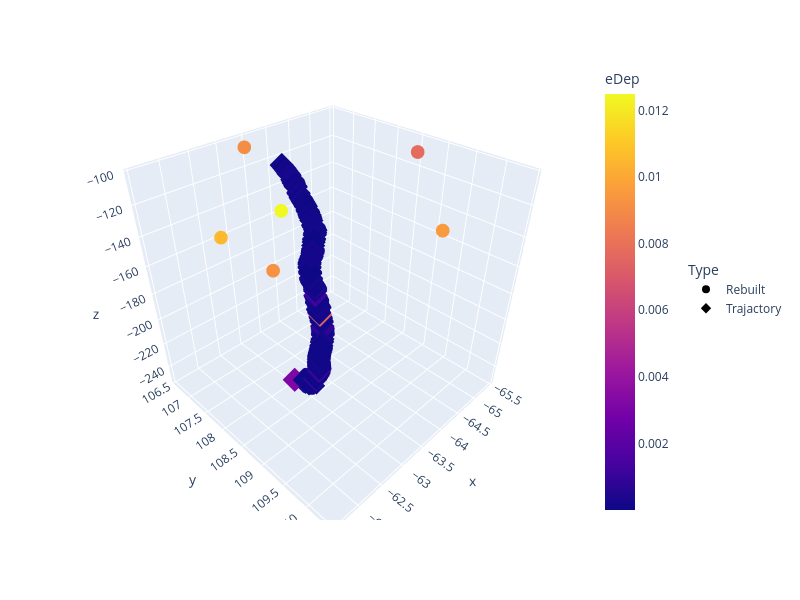

Here is the notebook cell this chart was saved with:
### Code cell
fig = px.scatter_3d(
    df, x="x", y="y", z="z", color="eDep", symbol="Type", width=800, height=600
)
fig.update_layout(legend=dict(x=1.2, y=0.5))
fig.show()

### Figure 1 — Plotly figure (JSON) as saved in the notebook; plotly's stock layout.template omitted (floating-point values rounded to 4 significant figures; data arrays with more than 128 entries replaced by an {"elided": "..."} marker saying what was removed)
{"data": [{"hovertemplate": "Type=Rebuilt<br>x=%{x}<br>y=%{y}<br>z=%{z}<br>eDep=%{marker.color}<extra></extra>", "legendgroup": "Rebuilt", "marker": {"color": [0.009519, 0.009095, 0.007764, 0.01249, 0.01057, 0.009245], "coloraxis": "coloraxis", "symbol": "circle"}, "mode": "markers", "name": "Rebuilt", "scene": "scene", "showlegend": true, "type": "scatter3d", "x": [-63.44, -63.44, -65.45, -62.54, -61.57, -61.57], "y": [110.4, 106.6, 108.5, 108.5, 108.5, 109.5], "z": [-105.7, -105.9, -109.4, -109.7, -110.2, -111.2]}, {"hovertemplate": "Type=Trajactory<br>x=%{x}<br>y=%{y}<br>z=%{z}<br>eDep=%{marker.color}<extra></extra>", "legendgroup": "Trajactory", "marker": {"color": {"elided": "198 float values"}, "coloraxis": "coloraxis", "symbol": "diamond"}, "mode": "markers", "name": "Trajactory", "scene": "scene", "showlegend": true, "type": "scatter3d", "x": {"elided": "198 float values"}, "y": {"elided": "198 float values"}, "z": {"elided": "198 float values"}}], "layout": {"coloraxis": {"colorbar": {"title": {"text": "eDep"}}, "colorscale": [[0, "#0d0887"], [0.1111, "#46039f"], [0.2222, "#7201a8"], [0.3333, "#9c179e"], [0.4444, "#bd3786"], [0.5556, "#d8576b"], [0.6667, "#ed7953"], [0.7778, "#fb9f3a"], [0.8889, "#fdca26"], [1, "#f0f921"]]}, "height": 600, "legend": {"title": {"text": "Type"}, "tracegroupgap": 0, "x": 1.2, "y": 0.5}, "margin": {"t": 60}, "scene": {"domain": {"x": [0, 1], "y": [0, 1]}, "xaxis": {"title": {"text": "x"}}, "yaxis": {"title": {"text": "y"}}, "zaxis": {"title": {"text": "z"}}}, "width": 800}}
